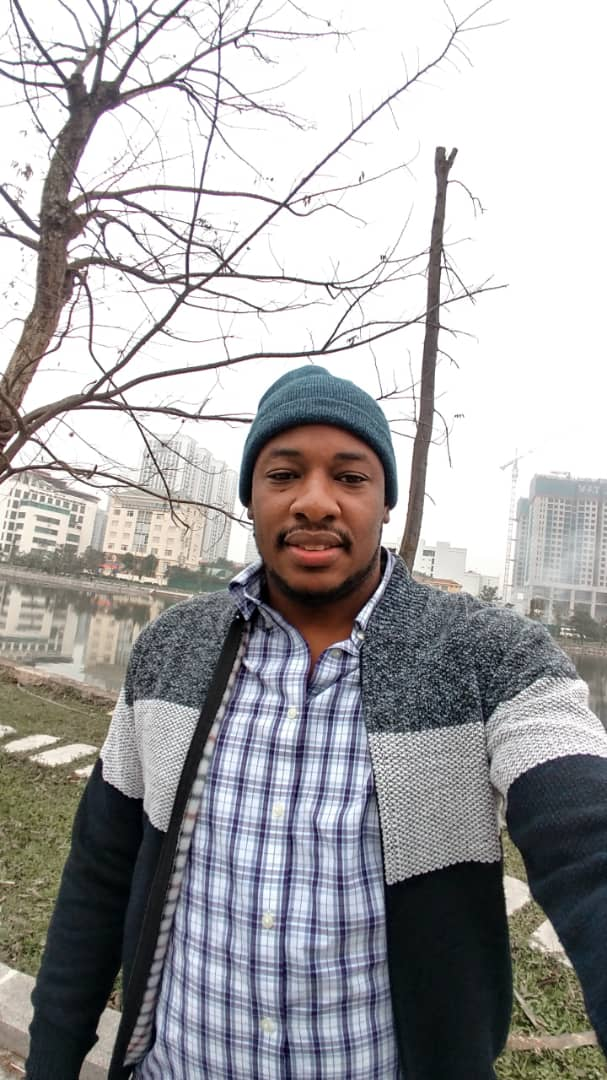
#> input picture Image Processing/TP/moi.jpg, 607 x 1080 px, found by its file name
$ python TP.py
#> lines starting #> are read from the running program, lines starting #| are printed output that depends on the picture
import cv2 as cv
import numpy as np
from matplotlib import pyplot as plt
img=cv.imread ("moi.jpg");
#> img is the input picture: shape (1080, 607, 3); mean B, G, R 166.7, 165.4, 166.7
#RGB -> HSV.
hsv = cv.cvtColor(img, cv.COLOR_BGR2HSV)
#> hsv: shape (1080, 607, 3); mean H, S, V 61.2, 33.8, 172.9
#Déclaration des couleurs des courbes
color = ('r','g','b')
#Déclaration des noms des courbes.
labels = ('h','s','v')
#Pour col allant r à b et pour i allant de 0 au nombre de couleurs
for i,col in enumerate(color):
    #Hist prend la valeur de l'histogramme de hsv sur la canal i.
    hist = cv.calcHist([hsv],[i],None,[256],[0,256])
    # Plot de hist.
    plt.plot(hist,color = col,label=labels[i])
    plt.xlim([0,256])
#Affichage.
plt.show()
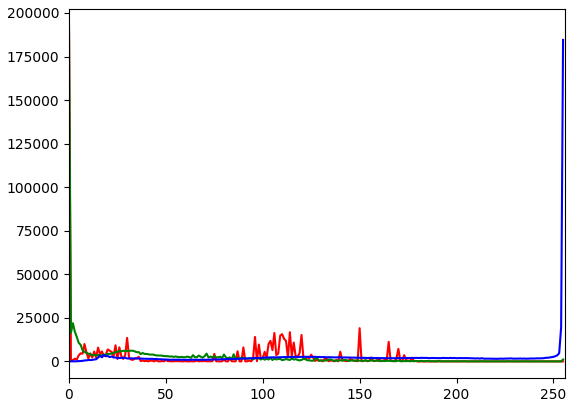
#> figure drawn by matplotlib, 1 panel; curve peaks at x = 0, y = 192866; curve peaks at x = 0, y = 190254; curve peaks at x = 255, y = 184524

$ run again, with Image Processing/TP/113016.jpg copied over Image Processing/TP/moi.jpg
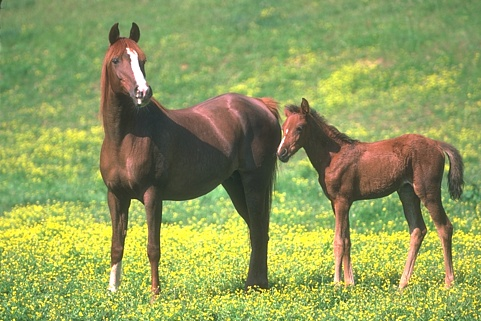
#> input picture Image Processing/TP/113016.jpg, 481 x 321 px, found by its file name
#> img is the input picture: shape (321, 481, 3); mean B, G, R 90.8, 157.9, 144.6
#> hsv: shape (321, 481, 3); mean H, S, V 37, 107.2, 163
#> `plt.show()`:
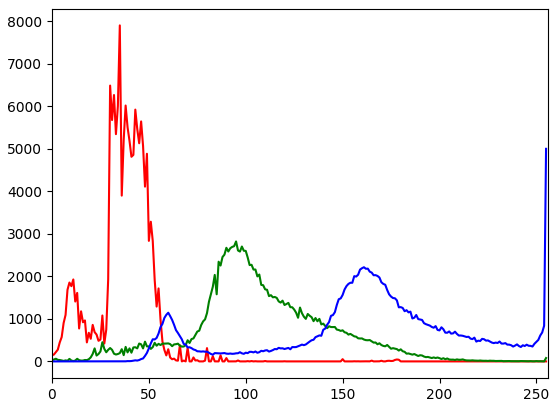
#> figure drawn by matplotlib, 1 panel; curve peaks at x = 35, y = 7900; curve peaks at x = 95, y = 2820; curve peaks at x = 255, y = 4998

$ run again, with Image Processing/TP/horse.jpg copied over Image Processing/TP/moi.jpg
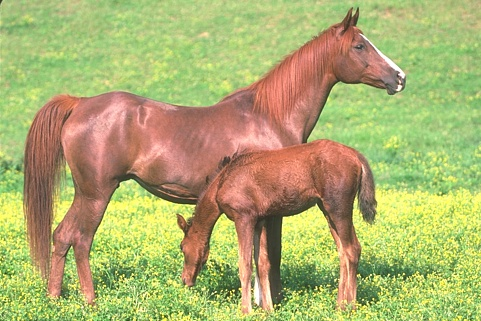
#> input picture Image Processing/TP/horse.jpg, 481 x 321 px, found by its file name
#> img is the input picture: shape (321, 481, 3); mean B, G, R 111, 175.1, 174.6
#> hsv: shape (321, 481, 3); mean H, S, V 29.9, 109.2, 193.8
#> `plt.show()`:
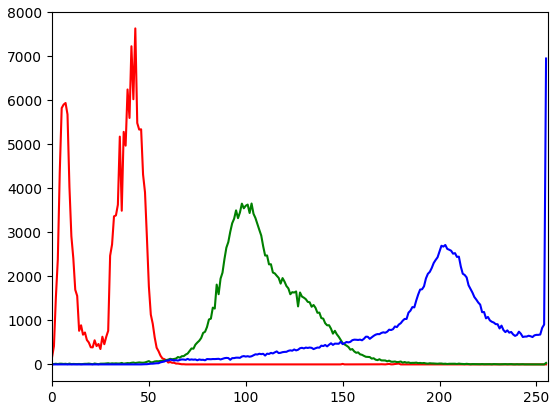
#> figure drawn by matplotlib, 1 panel; curve peaks at x = 43, y = 7635; curve peaks at x = 103, y = 3656; curve peaks at x = 255, y = 6951

$ run again, with Image Processing/TP/egalisation.png saved as Image Processing/TP/moi.jpg
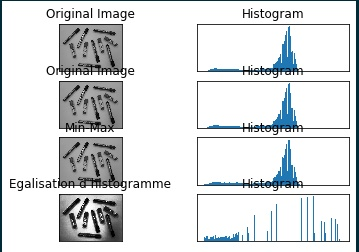
#> input picture Image Processing/TP/egalisation.png, 359 x 252 px, found by its file name
#> img is the input picture: shape (252, 359, 3); mean B, G, R 223.3, 222.1, 219.3
#> hsv: shape (252, 359, 3); mean H, S, V 19.7, 10.2, 223.5
#> `plt.show()`:
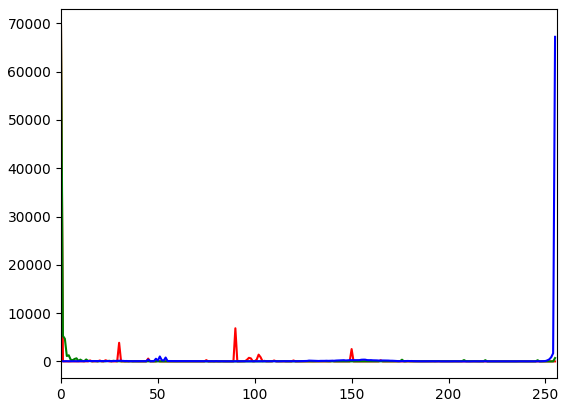
#> figure drawn by matplotlib, 1 panel; curve peaks at x = 0, y = 69583; curve peaks at x = 0, y = 69536; curve peaks at x = 255, y = 67216
